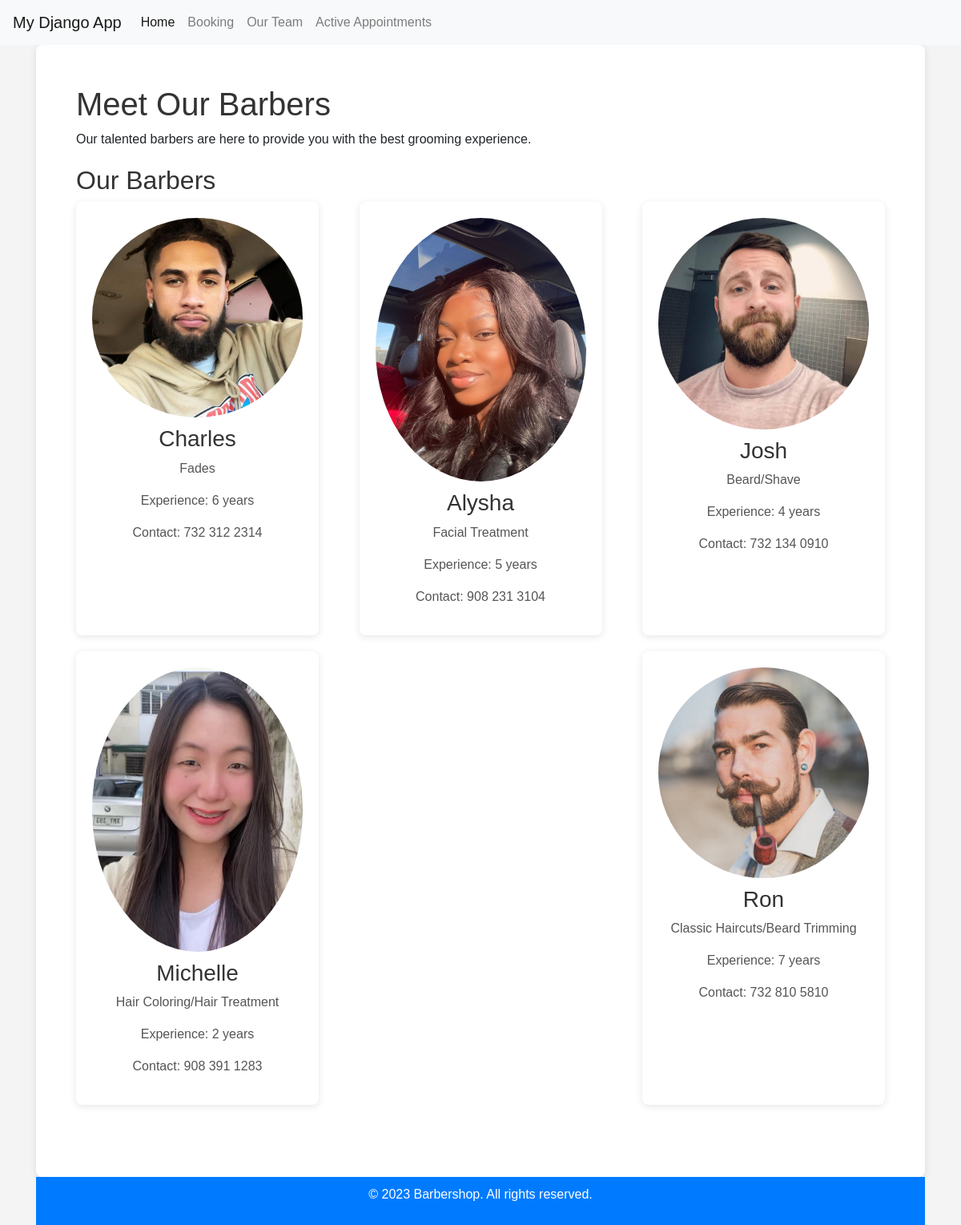
Screenshot of /barber/ with the database file from the repository.
### myapp/models.py (models this page shows, shortened)
class BarberItem(models.Model):
    name = models.CharField(max_length=100)
    specialization = models.CharField(max_length=255, blank=True)  # e.g., "Haircuts, Beard Trims"
    experience = models.IntegerField(default=0)  # Years of experience
    profile_picture = models.ImageField(upload_to='barbers/', blank=True, null=True)
    contact_number = models.CharField(max_length=15, blank=True)

### myapp/views.py (the view)
# urls.py: path('barber/', include ("myapp.urls")),
def barber(request):
    barbers = BarberItem.objects.all()  # Fetch all barbers from the database
    return render(request, 'barber.html', {'barbers': barbers})  # Pass the barbers to the template

### myapp/templates/barber.html (shortened to what this page needs)
{% extends "base.html" %}
{% block content %}
<!DOCTYPE html>
<html lang="en">
<head>
</head>
<body>
    <main>
        <section class="hero">
            <h1>Meet Our Barbers</h1>
            <p>Our talented barbers are here to provide you with the best grooming experience.</p>
        </section>
        <section class="barbers">
            <h2>Our Barbers</h2>
            <div class="barber">
                {% for barber in barbers %}
                    <div class="barber-card">
                        <img src="{{ barber.profile_picture.url }}" alt="{{ barber.name }}">
                        <h3>{{ barber.name }}</h3>
                        <p>{{ barber.specialization }}</p>
                        <p>Experience: {{ barber.experience }} years</p>
                        <p>Contact: {{ barber.contact_number }}</p>
                    </div>
                {% empty %}
                    <p>No barbers available at the moment.</p>
                {% endfor %}
            </div>
        </section>
    </main>
    <footer>
        <p>&copy; 2023 Barbershop. All rights reserved.</p>
    </footer>
</body>
</html>
{% endblock %}

### myapp/templates/base.html (shortened to what this page needs)
<!DOCTYPE html>
<html lang="en">
  <head>
    <link rel="stylesheet" href="https://stackpath.bootstrapcdn.com/bootstrap/4.3.1/css/bootstrap.min.css"  \ />
  </head>
  <body>
    <nav class="navbar navbar-expand-lg navbar-light bg-light">
      <a class="navbar-brand" href="#">My Django App</a>
      <div class="collapse navbar-collapse" id="navbarNav">
        <ul class="navbar-nav">
          <li class="nav-item active">
            <a class="nav-link" href="{% url 'home' %}">Home</a>
          </li>
          <li class="nav-item">
            <a class="nav-link" href="{% url 'booking' %}">Booking</a>
          </li>
          <li class="nav-item">
            <a class="nav-link" href="{% url 'barber' %}">Our Team</a>
          </li>
          <li class="nav-item">
            <a class="nav-link" href="{% url 'appointment' %}">Active Appointments</a>
          </li>
        </ul>
      </div>
    </nav>
    <div class="container">{% block content %} {% endblock %}</div>
  </body>
</html>

### myapp/templates/barber.html (style rules this page uses)
body { margin: 0; padding: 0; font-family: Arial, sans-serif; background-color: #f4f4f4; }
main { margin-left: 0px; max-width: 1200px; padding: 50px; background-color: white; border-radius: 8px; box-shadow: 0 2px 10px rgba(0, 0, 0, 0.1); }
section { margin-bottom: 20px; }
h1, h2 { color: #333; }
.barber { display: flex; flex-wrap: wrap; justify-content: space-between; }
.barber-card { width: 30%; padding: 20px; background-color: #fff; border-radius: 8px; box-shadow: 0 2px 10px rgba(0, 0, 0, 0.1); margin-bottom: 20px; text-align: center; }
.barber-card img { max-width: 100%; height: auto; border-radius: 50%; margin-bottom: 10px; }
.barber-card h3 { color: #333; }
.barber-card p { color: #555; }
footer { text-align: center; padding: 10px 0; background-color: #007BFF; color: white; position: relative; bottom: 0; width: 100%; }

### rows the page displays
BarberItem: profile_picture (picture), name "Charles", specialization "Fades", experience "6", contact_number "732 312 2314"
BarberItem: profile_picture (picture), name "Alysha", specialization "Facial Treatment", experience "5", contact_number "908 231 3104"
BarberItem: profile_picture (picture), name "Josh", specialization "Beard/Shave", experience "4", contact_number "732 134 0910"
BarberItem: profile_picture (picture), name "Michelle", specialization "Hair Coloring/Hair Treatment", experience "2", contact_number "908 391 1283"
BarberItem: profile_picture (picture), name "Ron", specialization "Classic Haircuts/Beard Trimming", experience "7", contact_number "732 810 5810"
